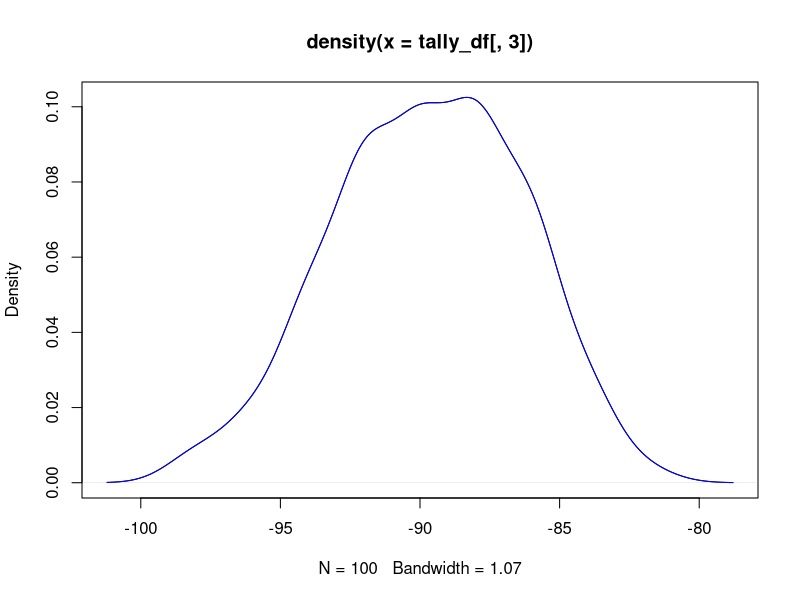
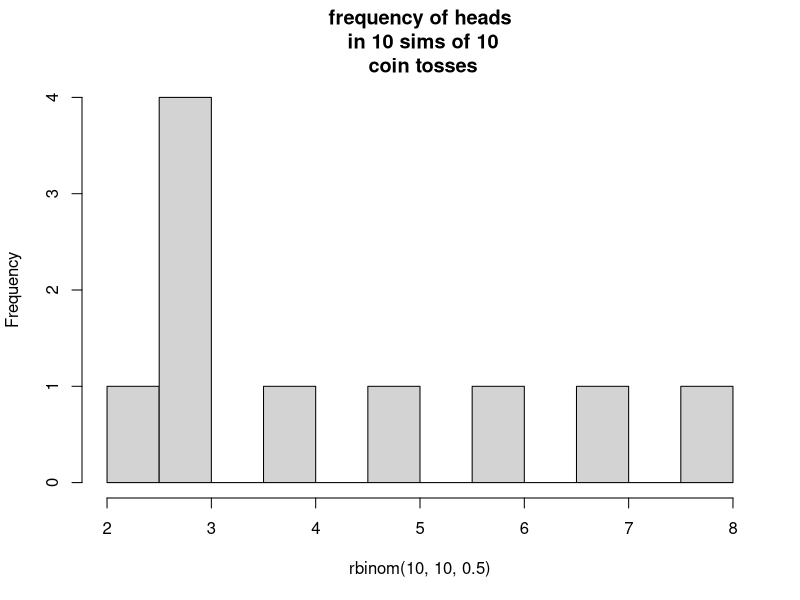
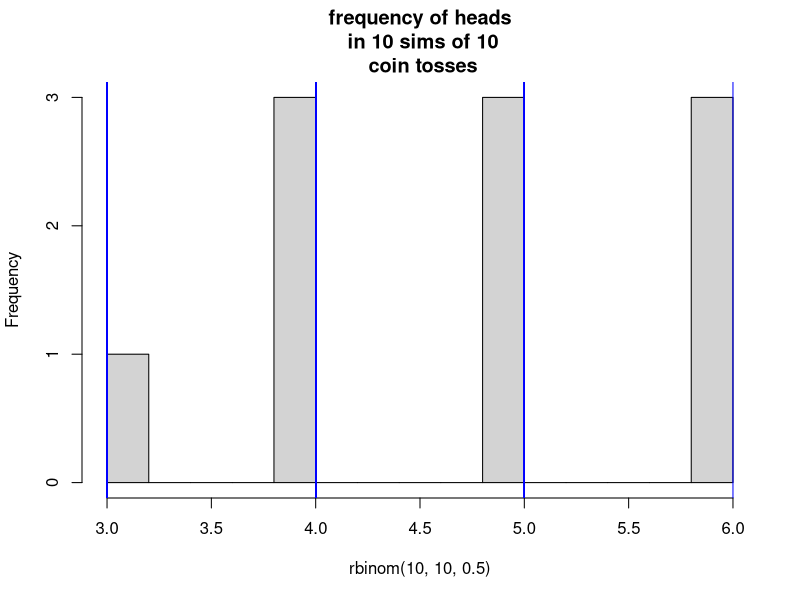
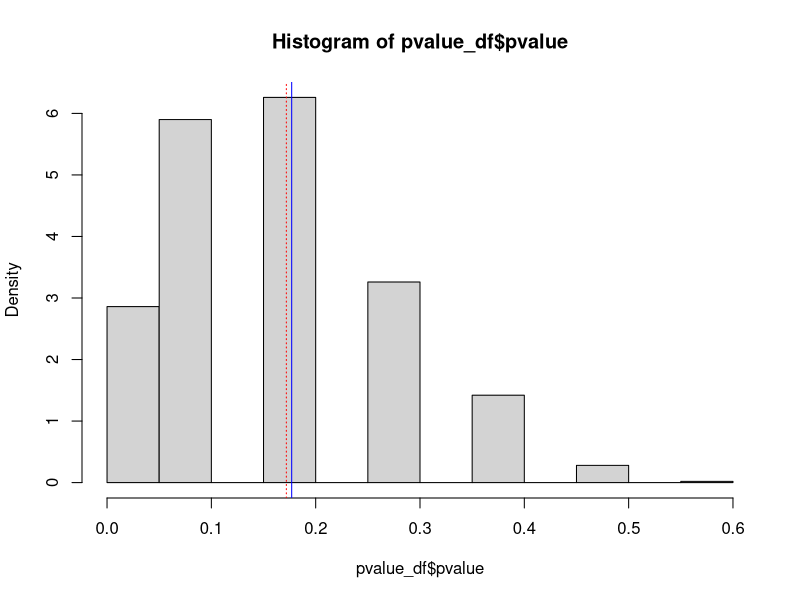

The R script that drew these images, in order:
#the following function creates a df of coin tosses of various trials
coin_toss<-function(sample_size=3,trial_length=10, p=.5){
  
  tally_df<-matrix(ncol=4,nrow=sample_size)
  tally_df<-as.data.frame(tally_df)
  names(tally_df)<-c('heads','tails','difference','average')
  
    for(i in 1:sample_size){
      #trial<-rbinom(trial_length,1,p)
      trial<-sample(0:1,10,.5)
      #print(trial)
      average<-mean(trial)
      h<-sum(trial)
      t<-trial_length-h
      diff<-(h-t)
      #print(i)
      #print(h)
      #print(t)
      tally_df[i,]<-(cbind(h,t,diff,average))
    }
  return(tally_df)  
}

tally_df<-coin_toss(100,100,.5)
tally_df
head(tally_df)
##assuming a probability that the coin is fair, (.5), here is the average difference of all those coin differences from that average.
mean(tally_df[,3])
plot(density(tally_df[,3]))
lines(density(tally_df[,3]),col='blue')
#using coin_toss(), simulate many samples and create a vector of probabilities of 'heads'=3
simulate_coin_toss<-function(sims=5,
                             sample_size=3,
                             trial_length=10,
                             heads=3,
                             p=.5){
  
  #pvalue_df<-vector(length=sims)
  pvalue_df<-as.data.frame(matrix(nrow=sims,ncol=2))
  names(pvalue_df)<-c('pvalue','success_count')
  hist(rbinom(10,10,.5),breaks=20,main='frequency of heads\n in 10 sims of 10\n coin tosses')
  for (j in 1:sims){ 
    tally_df<-coin_toss(sample_size = sample_size,trial_length = trial_length, p)
    print(tally_df[j,])
    cat(paste('\r\nnum of rows in tally_df: ',nrow(tally_df)," \r\n"))
    cat(paste('\r\nnum of times we found ',
              tally_df$heads[tally_df$heads<=heads],
              " heads or fewer \r\n\r\n"))
    pvalue_df[j,1]<-length(tally_df$heads[tally_df$heads<=heads])/nrow(tally_df)
    pvalue_df[j,2]<-length(tally_df$heads[tally_df$heads<=heads])
    abline(v=pvalue_df[j,2],col='blue')
    print(pvalue_df[j,1:2])
  }
  return(pvalue_df)
}
heads=3
simulate_coin_toss(sims=2,sample_size=1,trial_length=10,heads=heads)
pvalue_df<-simulate_coin_toss(sims=1000,sample_size=10,trial_length=10,heads=heads)
mean(pvalue_df$pvalue) #calculates average cumulative probablity of a given number of heads/trials
sd(pvalue_df$pvalue) 
hist(pvalue_df$pvalue,freq=F)
abline(v=mean(pvalue_df$pvalue),col='blue')
abline(v=pbinom(heads,10,.5),col='red',lty=3) #plots verticle line of exact cumulative  prob of heads/trials

1*(1-pbinom(17,25,.5)) #this computes one tailed test
binom.test(x=c(18,7),p=.5,alternative = ("l")) #here c(18,7) refelct success and failures, 'l' is less for one tailed
binom.test(x=3,n=10,p=.5,alternative = c("l")) #here x=3,n=10 reflect success and trials, 'l' is less for one tailed


# You can run coin_toss with 1000 sim to get a normal distribution of flips.  Plot abline with .05 or .025 for two tailed to see where 
#1-pbinom(heads-1,10,.5) falls in terms of significance.

#so, my simulation of simulate_coint_toss will estimate how often 3/10 heads shows up
# and then you count the ways heads was 3 or less divide by total number of coin tosses.
#that is the p-value for a one tailed test. 

library(dplyr)
exp<-list(5,5)
obs<-list(2,8)
dbinom(2,10,.5)  #this analytically calculates the probability
mean(rbinom(1000,10,.3)==2)
out<-as.integer()
for (i in 1:length(obs)){
  
  out[i]<-(as.numeric(obs[i])-as.numeric(exp[i]))^2  #squaring the differences
  #print(out[i])
}
thresh<-sum(out)  #sum of squares
